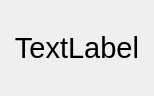
<?xml version="1.0" encoding="UTF-8"?>
<ui version="4.0">
 <class>small_capture</class>
 <widget class="QWidget" name="small_capture">
  <property name="geometry">
   <rect>
    <x>0</x>
    <y>0</y>
    <width>154</width>
    <height>96</height>
   </rect>
  </property>
  <property name="windowTitle">
   <string>reptiles</string>
  </property>
  <property name="windowIcon">
   <iconset>
    <normaloff>resource/logo.ico</normaloff>resource/logo.ico</iconset>
  </property>
  <layout class="QVBoxLayout" name="verticalLayout">
   <item>
    <widget class="QLabel" name="label">
     <property name="font">
      <font>
       <pointsize>22</pointsize>
      </font>
     </property>
     <property name="text">
      <string>TextLabel</string>
     </property>
     <property name="alignment">
      <set>Qt::AlignCenter</set>
     </property>
    </widget>
   </item>
  </layout>
 </widget>
 <resources/>
 <connections/>
</ui>
